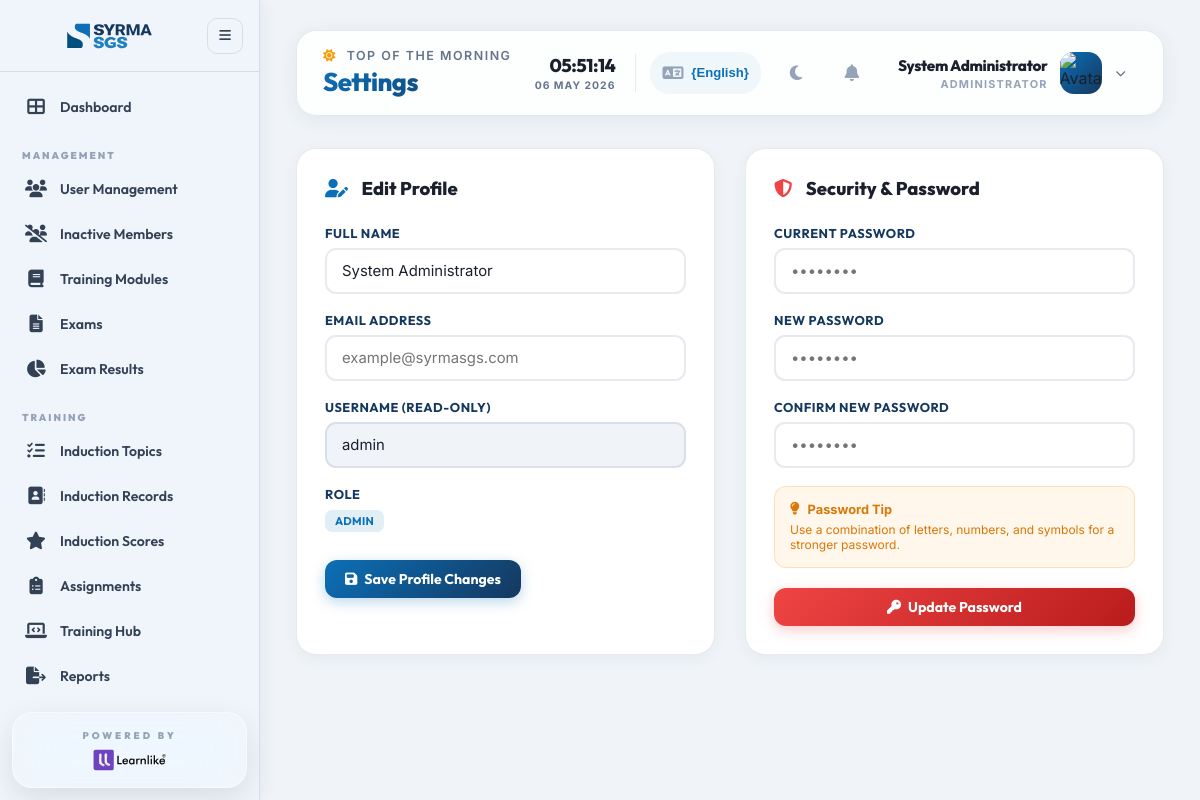
The page /settings.php (signed in) on the database its author committed.
### tables this page shows
CREATE TABLE IF NOT EXISTS users (
    id INT AUTO_INCREMENT PRIMARY KEY,
    username VARCHAR(50) NOT NULL UNIQUE,
    password VARCHAR(255) NOT NULL,
    full_name VARCHAR(100) NOT NULL,
    employee_id VARCHAR(50) UNIQUE,
    email VARCHAR(100),
    role ENUM('admin', 'trainer', 'trainee', 'management') NOT NULL,
    department VARCHAR(100),
    qualification VARCHAR(100),
    category VARCHAR(50),
    photo_path VARCHAR(255),
    doj DATE,  
    dol DATE,  
    created_at TIMESTAMP DEFAULT CURRENT_TIMESTAMP,
    updated_at TIMESTAMP DEFAULT CURRENT_TIMESTAMP ON UPDATE CURRENT_TIMESTAMP
);

### settings.php (the view, shortened to what this page needs)
<?php
require_once 'includes/layout.php';
$user_id = $_SESSION['user_id'];
$stmt = $pdo->prepare("SELECT * FROM users WHERE id = ?");
$stmt->execute([$user_id]);
$user_data = $stmt->fetch();
?>
<div class="animate-in">
    <div style="display: grid; grid-template-columns: 1fr 1fr; gap: 30px;">
        <div class="card">
            <h3 style="margin-bottom: 25px;"><i class="fas fa-user-edit" style="color: var(--brand-sky); margin-right: 10px;"></i> Edit Profile</h3>
            <form action="settings.php" method="POST">
                <div class="form-group">
                    <label class="form-label">Full Name</label>
                    <input type="text" name="full_name" class="form-control" value="<?php echo htmlspecialchars($user_data['full_name']); ?>" required>
                </div>
                <div class="form-group">
                    <label class="form-label">Email Address</label>
                    <input type="email" name="email" class="form-control" value="<?php echo htmlspecialchars($user_data['email'] ?? ''); ?>" placeholder="example@syrmasgs.com">
                </div>
                <div class="form-group">
                    <label class="form-label">Username (Read-only)</label>
                    <input type="text" class="form-control" value="<?php echo htmlspecialchars($user_data['username']); ?>" readonly style="background: var(--bg-body); cursor: not-allowed;">
                </div>
                <div class="form-group">
                    <label class="form-label">Role</label>
                    <div class="badge badge-info"><?php echo strtoupper($user_data['role']); ?></div>
                </div>
                <button type="submit" name="update_profile" class="btn btn-primary" style="margin-top: 10px;">
                    <i class="fas fa-save"></i> Save Profile Changes
                </button>
            </form>
        </div>
        <div class="card">
            <h3 style="margin-bottom: 25px;"><i class="fas fa-shield-alt" style="color: var(--danger); margin-right: 10px;"></i> Security & Password</h3>
            <form action="settings.php" method="POST">
                <div class="form-group">
                    <label class="form-label">Current Password</label>
                    <input type="password" name="current_password" class="form-control" placeholder="••••••••" required>
                </div>
                <div class="form-group">
                    <label class="form-label">New Password</label>
                    <input type="password" name="new_password" class="form-control" placeholder="••••••••" required>
                </div>
                <div class="form-group">
                    <label class="form-label">Confirm New Password</label>
                    <input type="password" name="confirm_password" class="form-control" placeholder="••••••••" required>
                </div>
                <div style="background: rgba(245,158,11,0.08); padding: 15px; border-radius: 12px; border: 1px solid rgba(245,158,11,0.25); margin-bottom: 20px;">
                    <div style="font-size: 0.8rem; color: #d97706; font-weight: 700; display:flex; align-items:center; gap:8px;">
                        <i class="fas fa-lightbulb"></i> Password Tip
                    </div>
                    <div style="font-size: 0.75rem; color: #d97706; margin-top: 5px;">
                        Use a combination of letters, numbers, and symbols for a stronger password.
                    </div>
                </div>
                <button type="submit" name="change_password" class="btn btn-danger" style="width: 100%;">
                    <i class="fas fa-key"></i> Update Password
                </button>
            </form>
        </div>
    </div>
</div>

### assets/css/style.css (style rules this page uses)
:root { --brand-navy: #15385F; --brand-royal: #207FBF; --brand-sky: #0B70B7; --brand-dark: #004F7D; --primary-gradient: linear-gradient(135deg, #0B70B7 0%, #15385F 100%); --accent-gradient: linear-gradient(135deg, #207FBF 0%, #004F7D 100%); --primary-blue: #0B70B7; --dark-blue: #15385F; --sidebar-bg: #f0f5fb; --sidebar-border: rgba(21,56,95,0.12); --sidebar-text: #334155; --sidebar-muted: #94a3b8; --sidebar-hover: rgba(11,112,183,0.10); --sidebar-active-bg: var(--primary-gradient); --sidebar-active-text: #fff; --sidebar-logo-filter: none; --bg-body: #f0f4f8; --card-bg: #ffffff; --text-main: #1a202c; --text-muted: #64748b; --border-color: rgba(21,56,95,0.1); --header-bg: rgba(255,255,255,0.85); --header-border: rgba(21,56,95,0.1); --success: #10b981; --danger: #ef4444; --warning: #f59e0b; --white: #ffffff; --glass-bg: rgba(255,255,255,0.72); --glass-border: rgba(255,255,255,0.5); --glow: 0 0 20px rgba(32,127,191,0.28); --sidebar-width: 260px; --sidebar-collapsed: 72px; --transition: 0.3s cubic-bezier(0.4,0,0.2,1); }
.animate-in { animation: fadeInUp 0.6s ease-out backwards; }
*,*::before,*::after { margin:0; padding:0; box-sizing:border-box; }
body { font-family:'Inter',system-ui,sans-serif; background:var(--bg-body); color:var(--text-main); min-height:100vh; transition: background var(--transition), color var(--transition); }
h1,h2,h3,h4,h5 { font-family:'Outfit',sans-serif; }
html, body { overflow-x: hidden; width: 100%; position: relative; }
.card { background:var(--card-bg); border-radius:20px; padding:28px; border:1px solid var(--border-color); box-shadow:0 4px 16px rgba(21,56,95,0.05); animation:fadeInUp 0.5s ease-out; transition:background var(--transition); }
h3 { font-size:1.15rem; font-weight:800; color:var(--text-main); font-family:'Outfit',sans-serif; }
.btn { display:inline-flex; align-items:center; justify-content:center; gap:7px; padding:10px 20px; border-radius:12px; font-weight:700; font-size:0.88rem; font-family:'Outfit',sans-serif; cursor:pointer; border:none; transition:all 0.22s; text-decoration:none; white-space:nowrap; }
.btn-primary { background:var(--primary-gradient); color:white; box-shadow:0 4px 14px rgba(11,112,183,0.28); position:relative; overflow:hidden; }
.btn-primary::after { content:''; position:absolute; top:0; left:-100%; width:55%; height:100%; background:linear-gradient(90deg,transparent,rgba(255,255,255,0.32),transparent); transform:skewX(-20deg); }
.btn-danger { background:linear-gradient(135deg,#ef4444,#b91c1c); color:white; box-shadow:0 4px 14px rgba(239,68,68,0.28); }
.form-group { margin-bottom:18px; }
.form-label { display:block; margin-bottom:7px; font-weight:700; font-size:0.8rem; color:var(--brand-navy); font-family:'Outfit',sans-serif; text-transform:uppercase; letter-spacing:0.5px; }
.form-control { width:100%; border-radius:11px; border:2px solid var(--border-color); padding:12px 15px; font-size:0.93rem; font-family:'Inter',sans-serif; transition:all 0.22s; color:var(--text-main); background:var(--card-bg); }
[style*="display: grid"] > *, .grid > * { min-width: 0; }
.badge { display:inline-flex; align-items:center; gap:4px; padding:4px 10px; border-radius:7px; font-size:0.7rem; font-weight:700; letter-spacing:0.3px; font-family:'Outfit',sans-serif; }
.badge-info { background:rgba(11,112,183,0.12); color:var(--brand-sky); }

### includes/layout.php (style rules this page uses)
:root { --hindi-font: 'Noto Sans Devanagari', sans-serif; --tamil-font: 'Noto Sans Tamil', sans-serif; --kannada-font: 'Noto Sans Kannada', sans-serif; --telugu-font: 'Noto Sans Telugu', sans-serif; --malayalam-font: 'Noto Sans Malayalam', sans-serif; }
body { top: 0 !important; }

### rows shown on the page
users: full_name "System Administrator", username "admin", role "ADMIN"

### other values the page prints
__('dashboard') "Dashboard"
__('management') "MANAGEMENT"
__('user_management') "User Management"
__('inactive_members') "Inactive Members"
__('training_modules') "Training Modules"
__('exams') "Exams"
__('exam_results') "Exam Results"
__('training') "TRAINING"
__('induction_topics') "Induction Topics"
__('induction_records') "Induction Records"
__('induction_scores') "Induction Scores"
__('assignments') "Assignments"
__('training_hub') "Training Hub"
__('reports') "Reports"
__('top_morning') "TOP OF THE MORNING"
